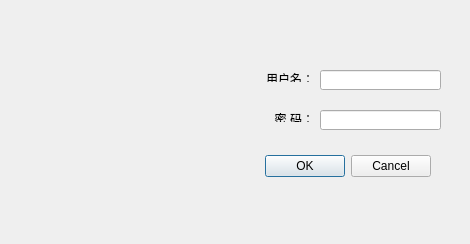
<?xml version="1.0" encoding="UTF-8"?>
<ui version="4.0">
 <class>Dialog_adduser</class>
 <widget class="QDialog" name="Dialog_adduser">
  <property name="geometry">
   <rect>
    <x>0</x>
    <y>0</y>
    <width>470</width>
    <height>244</height>
   </rect>
  </property>
  <property name="windowTitle">
   <string>Dialog</string>
  </property>
  <widget class="QDialogButtonBox" name="buttonBox">
   <property name="geometry">
    <rect>
     <x>260</x>
     <y>150</y>
     <width>171</width>
     <height>32</height>
    </rect>
   </property>
   <property name="orientation">
    <enum>Qt::Horizontal</enum>
   </property>
   <property name="standardButtons">
    <set>QDialogButtonBox::Cancel|QDialogButtonBox::Ok</set>
   </property>
  </widget>
  <widget class="QLineEdit" name="lineEdit_pwd">
   <property name="geometry">
    <rect>
     <x>320</x>
     <y>110</y>
     <width>121</width>
     <height>20</height>
    </rect>
   </property>
   <property name="text">
    <string notr="true"/>
   </property>
   <property name="echoMode">
    <enum>QLineEdit::Password</enum>
   </property>
  </widget>
  <widget class="QLabel" name="label_13">
   <property name="geometry">
    <rect>
     <x>260</x>
     <y>70</y>
     <width>54</width>
     <height>12</height>
    </rect>
   </property>
   <property name="text">
    <string>&lt;html&gt;&lt;head/&gt;&lt;body&gt;&lt;p align=&quot;right&quot;&gt;用户名：&lt;/p&gt;&lt;/body&gt;&lt;/html&gt;</string>
   </property>
  </widget>
  <widget class="QLabel" name="label_14">
   <property name="geometry">
    <rect>
     <x>260</x>
     <y>110</y>
     <width>54</width>
     <height>12</height>
    </rect>
   </property>
   <property name="layoutDirection">
    <enum>Qt::RightToLeft</enum>
   </property>
   <property name="text">
    <string>&lt;html&gt;&lt;head/&gt;&lt;body&gt;&lt;p align=&quot;right&quot;&gt; 密  码：&lt;/p&gt;&lt;/body&gt;&lt;/html&gt;</string>
   </property>
  </widget>
  <widget class="QLineEdit" name="lineEdit_name">
   <property name="geometry">
    <rect>
     <x>320</x>
     <y>70</y>
     <width>121</width>
     <height>20</height>
    </rect>
   </property>
  </widget>
  <widget class="QLabel" name="label">
   <property name="geometry">
    <rect>
     <x>20</x>
     <y>40</y>
     <width>61</width>
     <height>61</height>
    </rect>
   </property>
   <property name="styleSheet">
    <string notr="true">border-image: url(:/welcome/561362.png);</string>
   </property>
   <property name="text">
    <string/>
   </property>
  </widget>
  <widget class="QLabel" name="label_2">
   <property name="geometry">
    <rect>
     <x>100</x>
     <y>40</y>
     <width>61</width>
     <height>61</height>
    </rect>
   </property>
   <property name="styleSheet">
    <string notr="true">border-image: url(:/welcome/561363.png);</string>
   </property>
   <property name="text">
    <string/>
   </property>
  </widget>
  <widget class="QLabel" name="label_3">
   <property name="geometry">
    <rect>
     <x>170</x>
     <y>40</y>
     <width>61</width>
     <height>61</height>
    </rect>
   </property>
   <property name="styleSheet">
    <string notr="true">border-image: url(:/welcome/561364.png);</string>
   </property>
   <property name="text">
    <string/>
   </property>
  </widget>
  <widget class="QLabel" name="label_4">
   <property name="geometry">
    <rect>
     <x>170</x>
     <y>120</y>
     <width>61</width>
     <height>61</height>
    </rect>
   </property>
   <property name="styleSheet">
    <string notr="true">border-image: url(:/welcome/561367.png);</string>
   </property>
   <property name="text">
    <string/>
   </property>
  </widget>
  <widget class="QLabel" name="label_5">
   <property name="geometry">
    <rect>
     <x>100</x>
     <y>120</y>
     <width>61</width>
     <height>61</height>
    </rect>
   </property>
   <property name="styleSheet">
    <string notr="true">border-image: url(:/welcome/561366.png);</string>
   </property>
   <property name="text">
    <string/>
   </property>
  </widget>
  <widget class="QLabel" name="label_6">
   <property name="geometry">
    <rect>
     <x>20</x>
     <y>120</y>
     <width>61</width>
     <height>61</height>
    </rect>
   </property>
   <property name="styleSheet">
    <string notr="true">border-image: url(:/welcome/561365.png);</string>
   </property>
   <property name="text">
    <string/>
   </property>
  </widget>
  <widget class="QLabel" name="label_7">
   <property name="geometry">
    <rect>
     <x>20</x>
     <y>180</y>
     <width>111</width>
     <height>16</height>
    </rect>
   </property>
   <property name="styleSheet">
    <string notr="true">border-image: url(:/welcome/grass_1.ico);</string>
   </property>
   <property name="text">
    <string/>
   </property>
  </widget>
  <widget class="QLabel" name="label_9">
   <property name="geometry">
    <rect>
     <x>80</x>
     <y>180</y>
     <width>111</width>
     <height>16</height>
    </rect>
   </property>
   <property name="styleSheet">
    <string notr="true">border-image: url(:/welcome/grass_1.ico);</string>
   </property>
   <property name="text">
    <string/>
   </property>
  </widget>
  <widget class="QLabel" name="label_10">
   <property name="geometry">
    <rect>
     <x>140</x>
     <y>180</y>
     <width>111</width>
     <height>16</height>
    </rect>
   </property>
   <property name="styleSheet">
    <string notr="true">border-image: url(:/welcome/grass_1.ico);</string>
   </property>
   <property name="text">
    <string/>
   </property>
  </widget>
 </widget>
 <resources/>
 <connections>
  <connection>
   <sender>buttonBox</sender>
   <signal>accepted()</signal>
   <receiver>Dialog_adduser</receiver>
   <slot>accept()</slot>
   <hints>
    <hint type="sourcelabel">
     <x>248</x>
     <y>254</y>
    </hint>
    <hint type="destinationlabel">
     <x>157</x>
     <y>274</y>
    </hint>
   </hints>
  </connection>
  <connection>
   <sender>buttonBox</sender>
   <signal>rejected()</signal>
   <receiver>Dialog_adduser</receiver>
   <slot>reject()</slot>
   <hints>
    <hint type="sourcelabel">
     <x>316</x>
     <y>260</y>
    </hint>
    <hint type="destinationlabel">
     <x>286</x>
     <y>274</y>
    </hint>
   </hints>
  </connection>
 </connections>
</ui>
